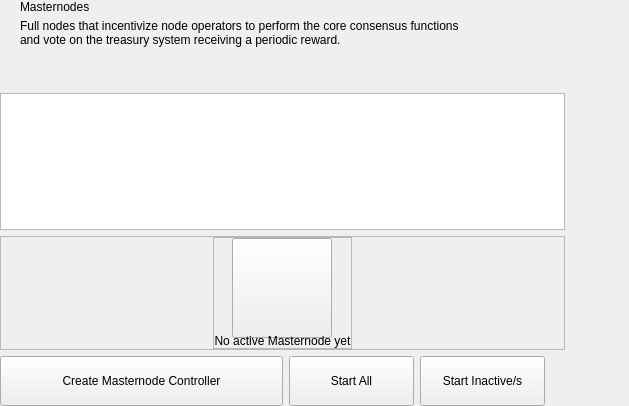
<?xml version="1.0" encoding="UTF-8"?>
<ui version="4.0">
 <class>MasterNodesWidget</class>
 <widget class="QWidget" name="MasterNodesWidget">
  <property name="geometry">
   <rect>
    <x>0</x>
    <y>0</y>
    <width>629</width>
    <height>406</height>
   </rect>
  </property>
  <property name="windowTitle">
   <string>Form</string>
  </property>
  <layout class="QHBoxLayout" name="horizontalLayout_2" stretch="2,1">
   <property name="spacing">
    <number>0</number>
   </property>
   <property name="leftMargin">
    <number>0</number>
   </property>
   <property name="topMargin">
    <number>0</number>
   </property>
   <property name="rightMargin">
    <number>0</number>
   </property>
   <property name="bottomMargin">
    <number>0</number>
   </property>
   <item>
    <widget class="QWidget" name="left" native="true">
     <layout class="QVBoxLayout" name="verticalLayout_3">
      <property name="leftMargin">
       <number>0</number>
      </property>
      <property name="topMargin">
       <number>0</number>
      </property>
      <property name="rightMargin">
       <number>0</number>
      </property>
      <property name="bottomMargin">
       <number>0</number>
      </property>
      <item>
       <layout class="QVBoxLayout" name="verticalLayout_2">
        <property name="spacing">
         <number>6</number>
        </property>
        <item>
         <layout class="QHBoxLayout" name="horizontalLayout_3">
          <property name="spacing">
           <number>0</number>
          </property>
          <property name="leftMargin">
           <number>20</number>
          </property>
          <item>
           <layout class="QVBoxLayout" name="verticalLayout_8">
            <property name="spacing">
             <number>5</number>
            </property>
            <item>
             <widget class="QLabel" name="labelTitle">
              <property name="text">
               <string>Masternodes</string>
              </property>
             </widget>
            </item>
            <item alignment="Qt::AlignTop">
             <widget class="QLabel" name="labelSubtitle1">
              <property name="text">
               <string>Full nodes that incentivize node operators to perform the core consensus functions
and vote on the treasury system receiving a periodic reward.</string>
              </property>
             </widget>
            </item>
           </layout>
          </item>
          <item>
           <spacer name="horizontalSpacer">
            <property name="orientation">
             <enum>Qt::Horizontal</enum>
            </property>
            <property name="sizeHint" stdset="0">
             <size>
              <width>40</width>
              <height>20</height>
             </size>
            </property>
           </spacer>
          </item>
         </layout>
        </item>
        <item>
         <spacer name="verticalSpacer_2">
          <property name="orientation">
           <enum>Qt::Vertical</enum>
          </property>
          <property name="sizeType">
           <enum>QSizePolicy::Fixed</enum>
          </property>
          <property name="sizeHint" stdset="0">
           <size>
            <width>20</width>
            <height>40</height>
           </size>
          </property>
         </spacer>
        </item>
        <item>
         <layout class="QVBoxLayout" name="verticalLayout_6"/>
        </item>
        <item>
         <widget class="QListView" name="listMn">
          <property name="mouseTracking">
           <bool>true</bool>
          </property>
         </widget>
        </item>
        <item>
         <widget class="QFrame" name="emptyContainer">
          <property name="minimumSize">
           <size>
            <width>0</width>
            <height>100</height>
           </size>
          </property>
          <property name="frameShape">
           <enum>QFrame::StyledPanel</enum>
          </property>
          <property name="frameShadow">
           <enum>QFrame::Raised</enum>
          </property>
          <layout class="QVBoxLayout" name="verticalLayout_7" stretch="1,8">
           <property name="spacing">
            <number>0</number>
           </property>
           <property name="leftMargin">
            <number>0</number>
           </property>
           <property name="topMargin">
            <number>0</number>
           </property>
           <property name="rightMargin">
            <number>0</number>
           </property>
           <property name="bottomMargin">
            <number>0</number>
           </property>
           <item>
            <spacer name="verticalSpacer">
             <property name="orientation">
              <enum>Qt::Vertical</enum>
             </property>
             <property name="sizeHint" stdset="0">
              <size>
               <width>20</width>
               <height>20</height>
              </size>
             </property>
            </spacer>
           </item>
           <item alignment="Qt::AlignHCenter|Qt::AlignVCenter">
            <widget class="QFrame" name="emptyScreen">
             <property name="sizePolicy">
              <sizepolicy hsizetype="Expanding" vsizetype="Expanding">
               <horstretch>0</horstretch>
               <verstretch>0</verstretch>
              </sizepolicy>
             </property>
             <property name="frameShape">
              <enum>QFrame::StyledPanel</enum>
             </property>
             <property name="frameShadow">
              <enum>QFrame::Raised</enum>
             </property>
             <layout class="QVBoxLayout" name="verticalLayout">
              <property name="spacing">
               <number>30</number>
              </property>
              <property name="leftMargin">
               <number>0</number>
              </property>
              <property name="topMargin">
               <number>0</number>
              </property>
              <property name="rightMargin">
               <number>0</number>
              </property>
              <property name="bottomMargin">
               <number>0</number>
              </property>
              <item alignment="Qt::AlignHCenter|Qt::AlignVCenter">
               <widget class="QPushButton" name="pushImgEmpty">
                <property name="minimumSize">
                 <size>
                  <width>100</width>
                  <height>100</height>
                 </size>
                </property>
                <property name="maximumSize">
                 <size>
                  <width>100</width>
                  <height>100</height>
                 </size>
                </property>
                <property name="focusPolicy">
                 <enum>Qt::NoFocus</enum>
                </property>
                <property name="text">
                 <string/>
                </property>
                <property name="iconSize">
                 <size>
                  <width>100</width>
                  <height>100</height>
                 </size>
                </property>
               </widget>
              </item>
              <item alignment="Qt::AlignHCenter|Qt::AlignVCenter">
               <widget class="QLabel" name="labelEmpty">
                <property name="styleSheet">
                 <string notr="true"/>
                </property>
                <property name="text">
                 <string>No active Masternode yet</string>
                </property>
                <property name="alignment">
                 <set>Qt::AlignCenter</set>
                </property>
               </widget>
              </item>
             </layout>
            </widget>
           </item>
          </layout>
         </widget>
        </item>
        <item>
         <layout class="QHBoxLayout" name="horizontalLayout_7">
          <property name="rightMargin">
           <number>20</number>
          </property>
          <item>
           <spacer name="horizontalSpacer_5">
            <property name="orientation">
             <enum>Qt::Horizontal</enum>
            </property>
            <property name="sizeType">
             <enum>QSizePolicy::Expanding</enum>
            </property>
            <property name="sizeHint" stdset="0">
             <size>
              <width>40</width>
              <height>20</height>
             </size>
            </property>
           </spacer>
          </item>
          <item>
           <widget class="QPushButton" name="pushButtonSave">
            <property name="minimumSize">
             <size>
              <width>283</width>
              <height>50</height>
             </size>
            </property>
            <property name="maximumSize">
             <size>
              <width>283</width>
              <height>50</height>
             </size>
            </property>
            <property name="focusPolicy">
             <enum>Qt::NoFocus</enum>
            </property>
            <property name="text">
             <string>Create Masternode Controller</string>
            </property>
           </widget>
          </item>
          <item>
           <widget class="QPushButton" name="pushButtonStartAll">
            <property name="minimumSize">
             <size>
              <width>125</width>
              <height>50</height>
             </size>
            </property>
            <property name="text">
             <string>Start All</string>
            </property>
           </widget>
          </item>
          <item>
           <widget class="QPushButton" name="pushButtonStartMissing">
            <property name="minimumSize">
             <size>
              <width>125</width>
              <height>50</height>
             </size>
            </property>
            <property name="text">
             <string>Start Inactive/s</string>
            </property>
           </widget>
          </item>
         </layout>
        </item>
       </layout>
      </item>
     </layout>
    </widget>
   </item>
   <item>
    <widget class="QWidget" name="right" native="true">
     <layout class="QVBoxLayout" name="verticalLayout_5">
      <property name="leftMargin">
       <number>0</number>
      </property>
      <property name="topMargin">
       <number>0</number>
      </property>
      <property name="rightMargin">
       <number>0</number>
      </property>
      <property name="bottomMargin">
       <number>0</number>
      </property>
      <item>
       <layout class="QVBoxLayout" name="verticalLayout_4">
        <property name="spacing">
         <number>6</number>
        </property>
        <item>
         <widget class="OptionButton" name="btnAbout" native="true">
          <property name="minimumSize">
           <size>
            <width>0</width>
            <height>50</height>
           </size>
          </property>
         </widget>
        </item>
        <item>
         <widget class="OptionButton" name="btnAboutController" native="true">
          <property name="minimumSize">
           <size>
            <width>0</width>
            <height>50</height>
           </size>
          </property>
         </widget>
        </item>
        <item>
         <spacer name="verticalSpacer_5">
          <property name="orientation">
           <enum>Qt::Vertical</enum>
          </property>
          <property name="sizeHint" stdset="0">
           <size>
            <width>20</width>
            <height>40</height>
           </size>
          </property>
         </spacer>
        </item>
       </layout>
      </item>
     </layout>
    </widget>
   </item>
  </layout>
 </widget>
 <customwidgets>
  <customwidget>
   <class>OptionButton</class>
   <extends>QWidget</extends>
   <header>qt/paws/optionbutton.h</header>
   <container>1</container>
  </customwidget>
 </customwidgets>
 <resources/>
 <connections/>
</ui>
